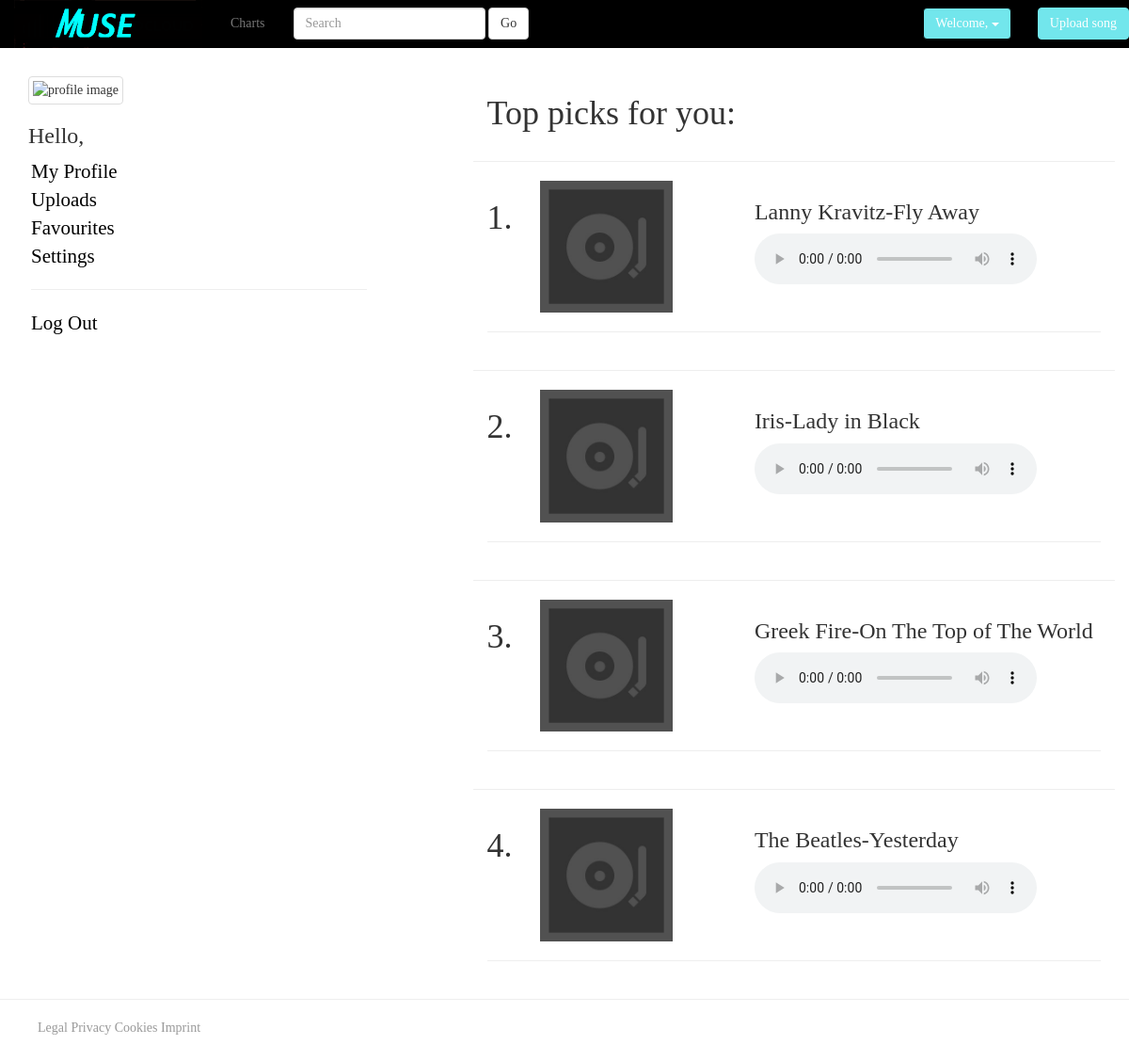
Page /Profile.php on the committed database.
### tables this page shows
CREATE TABLE IF NOT EXISTS `music` (
  `SongID` int(11) NOT NULL,
  `UserID` int(11) NOT NULL,
  `Artist` varchar(100) NOT NULL,
  `SongName` varchar(100) NOT NULL,
  `Genre` varchar(100) NOT NULL,
  `SongFile` varchar(100) NOT NULL,
  `Image` varchar(200) NOT NULL,
  `Favorite` int(11) NOT NULL
);

### inc/functions.php (called while the page is built, shortened)
<?php
    function getProfile($pdo, $UserID) {
        $sql = "SELECT * FROM User WHERE UserID= :id";
        $result = $pdo->prepare($sql);
        $result->bindValue(":id", $UserID);
        $result->execute();
        return $result->fetchObject();
    }

### Profile.php (the view, shortened to what this page needs)
<?php
include "inc/db.php";
include_once "inc/functions.php";
    $sql = "SELECT * FROM Music WHERE Genre='rock'";
   $result = $pdo->query($sql);
$number=1;
?>
<!DOCTYPE html>
<html lang="en">
  <head>
    <link href="css/bootstrap.min.css" rel="stylesheet">
    <link href="css/style.css" rel="stylesheet">
  </head>
  <body>
     <?php include "inc/nav2.php" ?>
    <div class="container registercontent">
     <div class="row">
     <?php include "inc/Profilenav.php" ?>
         <div class="col-md-offset-1 col-md-7" id="registerdiv">
         <h1>Top picks for you:  </h1>
         <?php
     while($oneSong = $result->fetchObject()){
         ?> <div class="row">
            <hr>
            <div class="col-md-1">
                <h1><?php echo $number; $number++; ?>.</h1>
                </div>
            <div class="col-md-3">
            <img src="Profile/Music/Image/default.png" class="img-responsive album" alt="default image">
            </div>
            <div class="col-md-offset-1 col-md-7">
            <h3><?php echo $oneSong->Artist;?>-<?php echo $oneSong->SongName; ?></h3>
            <audio controls>
  <source src="Profile/Music/<?php echo $oneSong->SongFile; ?>" type="audio/mpeg">
</audio>
            </div>
             </div>
            <hr>
            <?php
     }
      ?>
         </div>
          </div>
      </div>
    <hr>
  <?php include "inc/footer.php" ?>
  </body>
</html>

### css/style.css (style rules this page uses)
.registercontent { margin-top: 60px; }
#registerdiv { overflow: hidden; width: 100%; }
.album { width:184px; }
body { font-family: Myriad Pro; }

### rows in the picture
music: Artist "Lanny Kravitz", SongName "Fly Away"
music: Artist "Iris", SongName "Lady in Black"
music: Artist "Greek Fire", SongName "On The Top of The World"
music: Artist "The Beatles", SongName "Yesterday"
